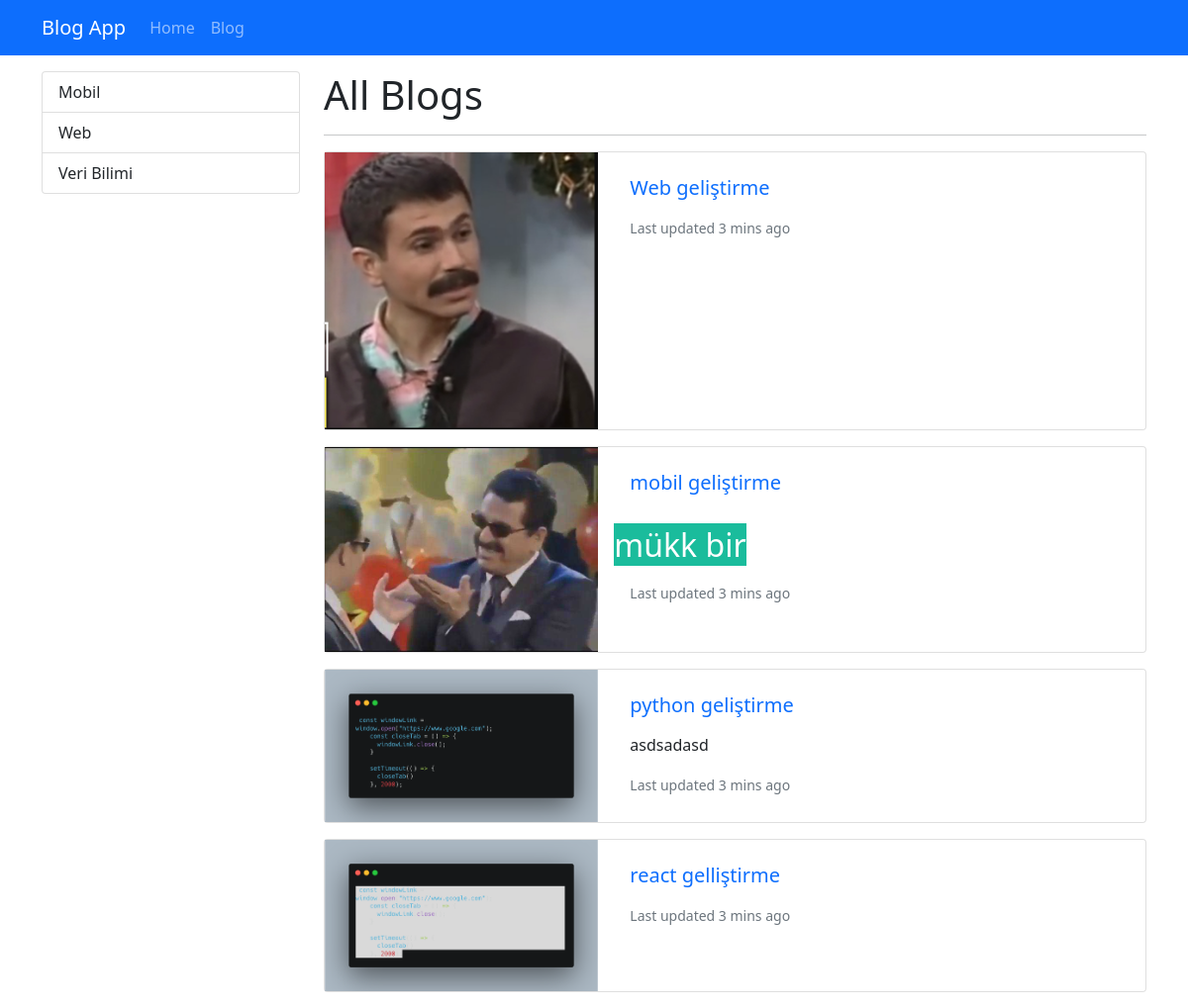
The app's page /blogs, older data.
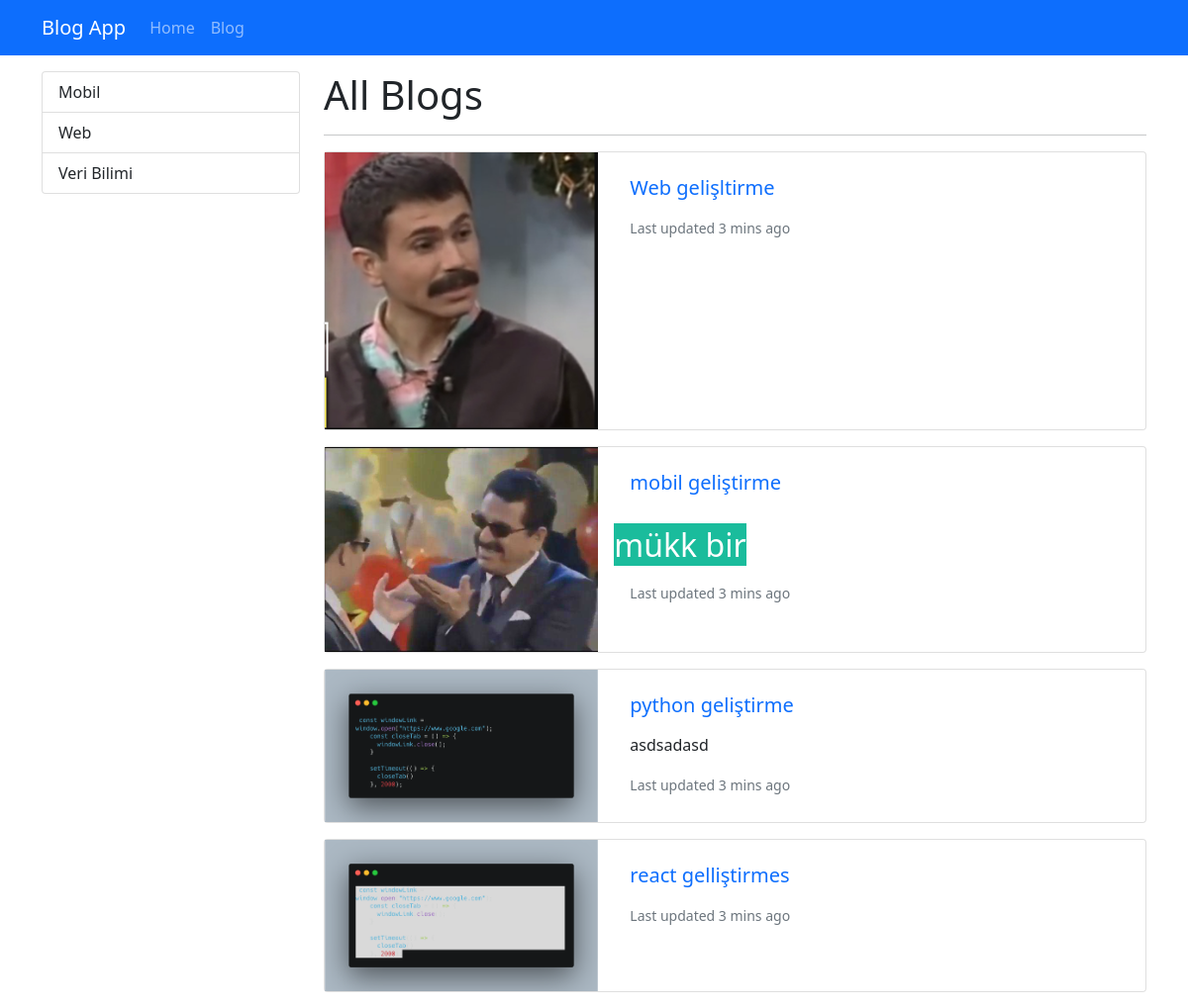
The same page, newer data.
### blog/models.py (models this page shows, shortened)
class Blog(models.Model):
    title = models.CharField(max_length=200)
    image = models.ImageField(upload_to="blogs")
    file = models.FileField(upload_to="files", blank=True,
                            null=True, unique=True,  db_index=True, )
    description = RichTextField()
    is_active = models.BooleanField(default=False)
    is_home = models.BooleanField(default=False)
    slug = models.SlugField(null=False, blank=True,
                            unique=True, db_index=True, editable=False)

### blog/views.py (the view)
# urls.py: path("blogs", views.blogs, name="blogs"),
def blogs(request):
    context = {
        "blogs": Blog.objects.filter(is_active=True),
        "categories": Category.objects.all()
    }
    return render(request, "blog/blogs.html", context)

### blog/templates/blog/blogs.html (shortened to what this page needs)
{% extends 'base.html' %}
{% block content %}
<div class="container mt-3">
    <div class="row">
        <div class="col-3">
            {% include 'partials/_categories.html' %}
        </div>
        <div class="col-9">
            <h1>All Blogs</h1>
            <hr>
            {% for blog in blogs %}
                {% if blog.is_active %}
            {% include 'blog/partials/_blog.html' %}
            {% endif %}
            {% endfor %}
        </div>
    </div>
</div>
{% endblock %}

### blog/templates/blog/partials/_blog.html (shortened to what this page needs)
{% load static %}
<div class="card mb-3">
    <div class="row g-0">
        <div class="col-md-4 mx-auto my-auto">
            <img src="{{blog.image.url}}" class="img-fluid center" alt="...">
        </div>
        <div class="col-md-8">
            <div class="card-body">
                <a href="{% url 'blog_details' blog.slug %}" class="nav-link"><h5 class="card-title">{{blog.title}}</h5></a>
                {% if blog.description|length < 150 %}
                <p class="card-text mx-3">{{blog.description|safe }}</p>
                {% endif %}
                <p class="card-text mx-3"><small class="text-muted">Last updated 3 mins ago</small></p>
            </div>
        </div>
    </div>
</div>

Row changes from the older to the newer data that the page shows:
changed Blog: title "Web geliştirme" → "Web gelişltirme"
changed Blog: title "react gelliştirme" → "react gelliştirmes"
